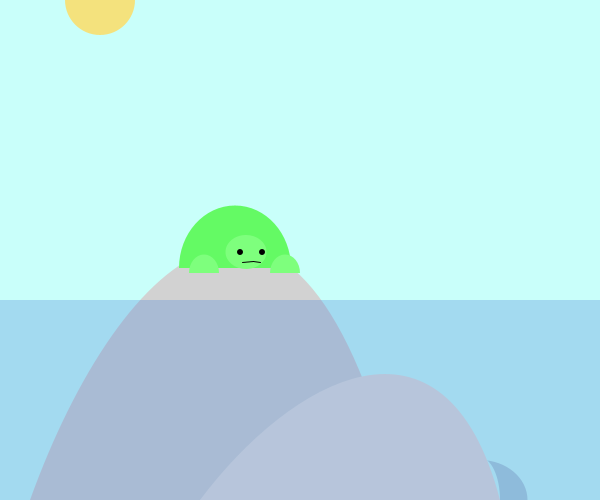
Frame 1 (no input)
Frame 60 (the mouse pressed at the canvas centre just before this capture): identical to frame 1, image omitted
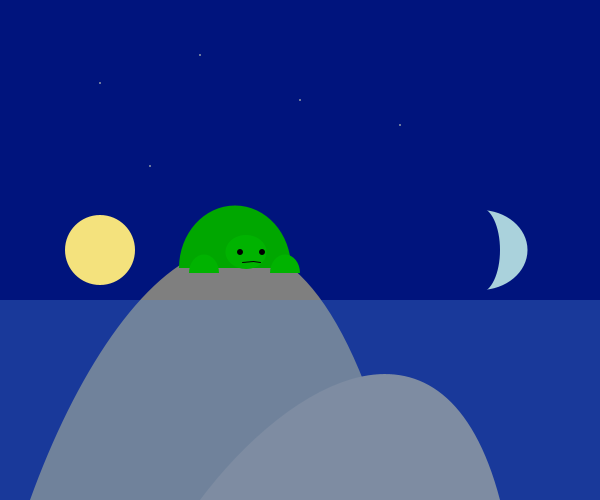
Frame 120 (the mouse held since frame 60 and released just before this capture)

The Processing sketch that drew these frames (run headless with seeded random() and noise(); from frame 60 on, the mouse is pressed at the canvas centre):

// Processing sketch: processing_160434
// ── processing_160434.pde

//move mouse up and down to change time of day, move toward the bottom right for stars
//right and left click for something cute
//click the turtle and scare him

boolean turtle=true;
//set turtle as true/false statement, starting with true

void setup() {
  size(600,500);
  smooth();
}

void draw() {

  background(201-mouseY,270-mouseY,250-mouseY/2); 
  //background color changes with mouseY
  
  noStroke();
  fill(255,255,200,(mouseY+2*mouseX)/6);
  ellipse(width/6,height/6,2,2);
  fill(255,255,200,(mouseY+2*mouseX)/6);
  ellipse(width/4,height/3,2,2);
  fill(255,255,200,(mouseY+2*mouseX)/6);
  ellipse(width/3,height/9,2,2);
  fill(255,255,200,(mouseY+2*mouseX)/6);
  ellipse(width/2,height/5,2,2);
  fill(255,255,200,(mouseY+2*mouseX)/6);
  ellipse(2*width/3,height/4,2,2);
  //stars that become opaque as mouseX and mouseY approach bottom right corner
  
  fill(244,226,125);
  ellipse(width/6,mouseY,70,70);
  //sun that follows mouseY
  
  fill(170,210,220);
  arc(480,height-mouseY,95,80,-PI/2,PI/2);
  fill(201-mouseY,270-mouseY,250-mouseY/2);
  arc(480,height-mouseY,40,85,-PI/2,PI/2);
  //moon that follows height-mouseY using 2 arcs, the smaller of which follows background collor
  
  if (mousePressed) {
    if(mouseButton == LEFT) {
      fill(0);
      ellipse(-10+width/6,mouseY,18,18);
      ellipse(20+width/6,mouseY,18,18);
      fill(200,100,100);
      arc(5+width/6,mouseY+17,25,15,0,PI);
      stroke(0);
      strokeWeight(1);
      noFill();
      arc(5+width/6,mouseY+2,15,10,-PI,0);
      line(-35+width/6,mouseY-5,-12+width/6,mouseY-2);
      line(20+width/6,mouseY,35+width/6,mouseY-5);
    }
    //face on sun when left click
    
    else if (mouseButton == RIGHT) {
      fill(0);
      arc(518,height-mouseY,7,6,-PI,0);
      arc(504,height-mouseY,7,6,-PI,0);
      noStroke();
      fill(200,100,100);
      arc(511,height-mouseY+7,15,10,0,PI);
    }
    //face on moon when right click
  }
  
  noStroke();
  fill(210-mouseY/3,210-mouseY/3,210-mouseY/3);
  beginShape();
    vertex(width/20,height);
    bezierVertex(width/5,height/2,width/2,height/6,2*width/3,height);
    endShape();
  fill(230-mouseY/3,225-mouseY/3,220-mouseY/3);
  beginShape();
    vertex(width/3,height);
    bezierVertex(290,380,445,290,5*width/6,height);
    endShape(); 
  //draw rocks using free curves that also change color depending on mouseY
    
  fill(79,138,217,80);
  rect(0,300,width,height-300);
 //draw water that is near transparent
 
  if (turtle) {
   fill(100-3*mouseY/4,250-mouseY/3,100-3*mouseY/4);  
   arc(235,268,112,125,-PI,0);
  
   fill(126-3*mouseY/4,262-mouseY/3,125-3*mouseY/4); 
   ellipse(246,252,41,34);
   arc(204,273,30,37,-PI,0);
   arc(285,273,30,37,-PI,0);
   //when turtle is on, draw turtle shell, head, and arms that change color with mouseY

    if (abs(mouseX-235)<56 && 268-mouseY<63 && mouseY<268) {
     fill(0);
     ellipse(240,252,5,5);
     ellipse(262,252,5,5);
 
     noFill();
     stroke(0);
     strokeWeight(1);
     beginShape();
     vertex(245,263);
     vertex(253,260);     
     vertex(259,263);
     endShape();
    }
    //when turtle is on and mouse is on shell, turtle face becomes scared
    
   else { 
    fill(0);
    ellipse(240,252,6,6);
    ellipse(262,252,6,6);
      
    noFill();
    stroke(0);
    strokeWeight(1);
    beginShape();
    vertex(242,262);
    vertex(253,261);
    vertex(260,262);
    endShape();
   }
   //when turtle is on but mouse isn't on shell, turtle face is normal
 }
 
 else {
  fill(100-3*mouseY/4,250-mouseY/3,100-3*mouseY/4);  
  arc(235,270,114,129,-PI,0); 
  
  fill(80-3*mouseY/4,230-mouseY/3,80-3*mouseY/4);  
  ellipse(246,255,32,29);
  arc(205,270,23,24,-PI,0);
  arc(280,270,21,27,-PI,0);
 }
 //when turtle is not on, head and arms are replaced by holes and shell is slightly bigger; all of these depend on mouseY
}

void mousePressed() {
  if (abs(mouseX-235)<56 && 268-mouseY<63 && mouseY<268) {
    turtle = !turtle;
  }
  //switch turtle on/off each time mouse is pressed while on shell
}
